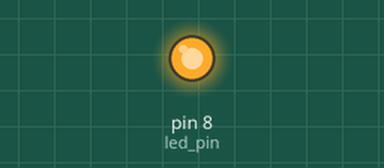
Simulated run of this sketch. Board: Arduino Uno, built with avr-gcc and run on an emulated ATmega328P. On the bench: output pins drawn as LEDs (lit = HIGH).

Above: at 1.5 s.
At 4.5 s:
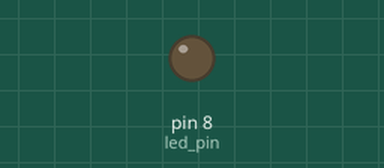
Timing chart, 0 to 7.8 s (numbered marks = the images above):
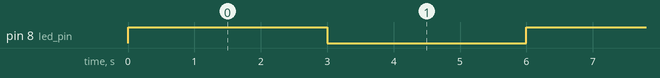

Measured:
- by itself, pin 8 (led_pin): alternates HIGH for 3.0 s and LOW for 3.0 s

The sketch:

program-led.ino
```cpp
int led_pin = 8;
void setup()
{
  pinMode(led_pin, OUTPUT);
}

void loop()
{
  digitalWrite(led_pin, HIGH);
  delay(3000);
  digitalWrite(led_pin, LOW);
  delay(3000);
}
```
